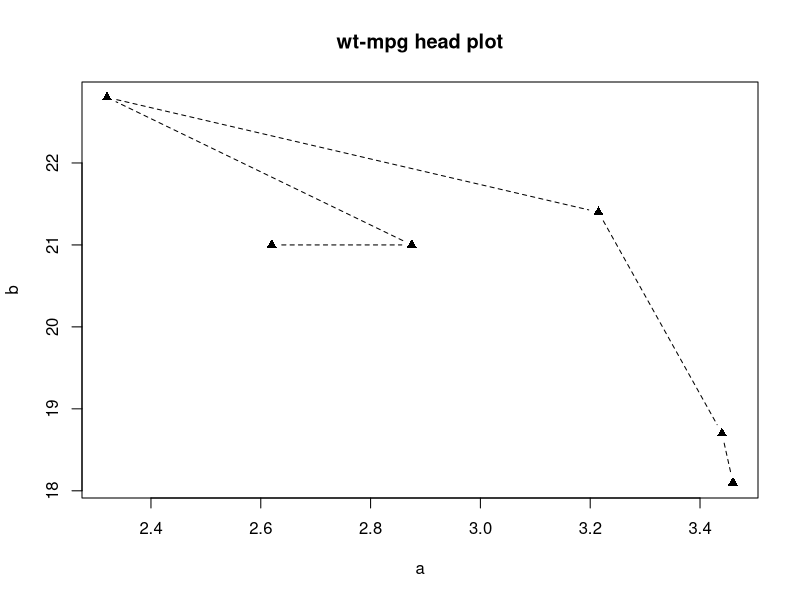

Reproduce this figure in R.
attach(mtcars)
opar<-par(no.readonly = TRUE)
a<-head(wt)
b<-head(mpg)
par(lty=2,pch=17)
plot(a,b,type="b",main="wt-mpg head plot")
par(opar)
detach(mtcars)
